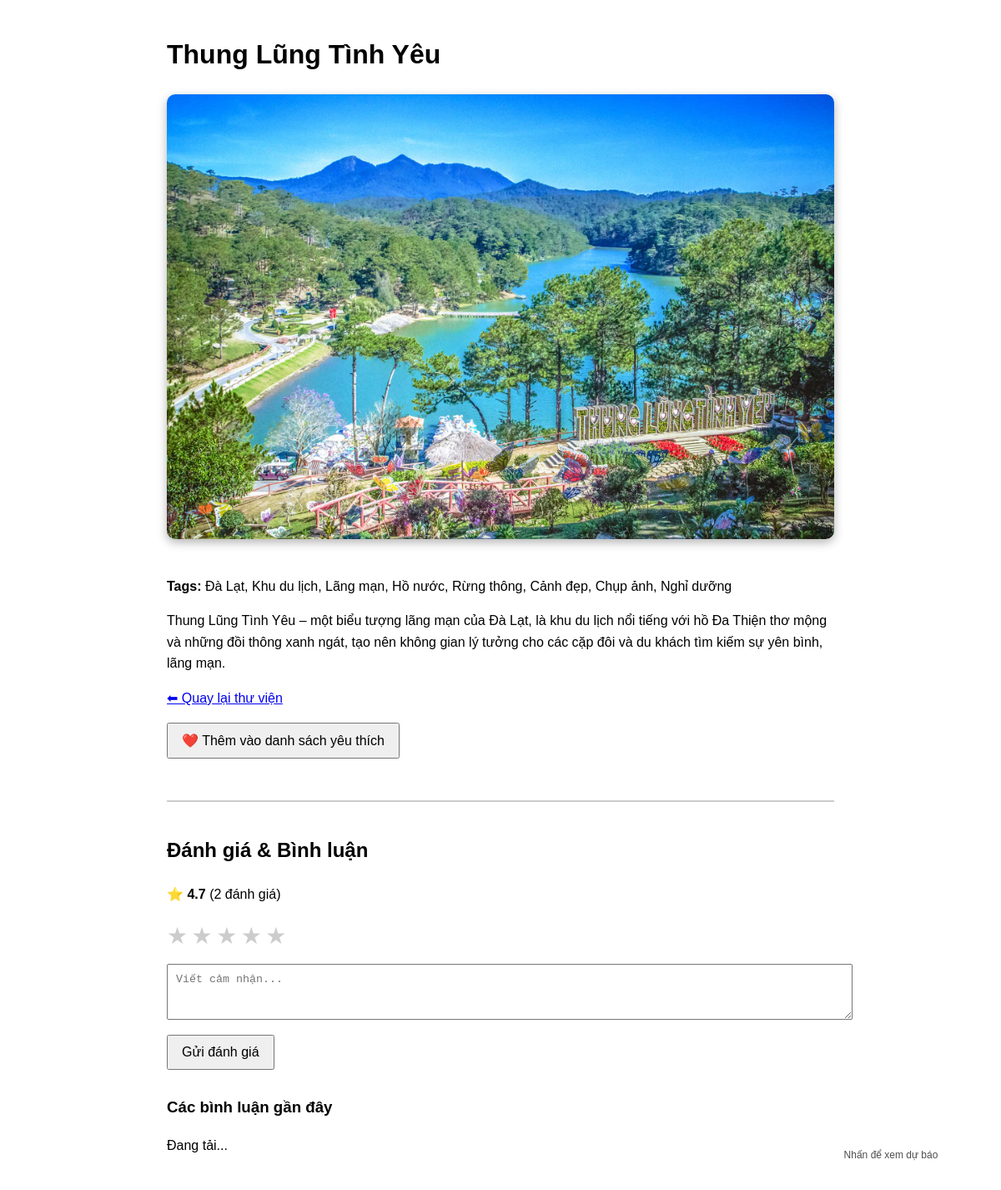
The app's page /image/3 with its own data.
### models.py (models this page shows)
class Image(db.Model):
    __tablename__ = "images"
    id = db.Column(db.Integer, primary_key=True)
    name = db.Column(db.String, nullable=False)
    tags = db.Column(db.String)
    filename = db.Column(db.String)
    description = db.Column(db.Text)
    rating = db.Column(db.Float)
    rating_count = db.Column(db.Integer, default=1) # So luong nguoi danh gia
    address = db.Column(db.String)   # <── thêm dòng này

### app.py (the view)
@app.route("/image/<int:image_id>")
def image_detail(image_id):
    image = db.session.query(Image).filter_by(id=image_id).first()
    if not image:
        return "Ảnh không tồn tại!", 404
    return render_template("detail.html", image=image)

### templates/detail.html (shortened to what this page needs)
<!DOCTYPE html>
<html lang="vi">
<head>
</head>
<body>
  <h1>{{ image.name }}</h1>
  <img src="/static/images/{{ image.filename }}" alt="{{ image.name }}">
  <p><b>Tags:</b> {{ image.tags }}</p>
  <div class="desc">{{ image.description }}</div>
  <p><a href="/">⬅ Quay lại thư viện</a></p>
<button id="addFavoriteBtn"
        style="padding:10px 16px; font-size:16px; cursor:pointer; margin-bottom:20px;">
  ❤️ Thêm vào danh sách yêu thích
</button>
    <div class="feedback-box">
    <h2>Đánh giá & Bình luận</h2>
        <p id="ratingStats">
      ⭐ <b>{{ "%.1f"|format(image.rating or 0) }}</b>
      ({{ image.rating_count or 0 }} đánh giá)
    </p>
        <div class="rating-select" id="ratingSelect">
      <span data-value="1">★</span>
      <span data-value="2">★</span>
      <span data-value="3">★</span>
      <span data-value="4">★</span>
      <span data-value="5">★</span>
    </div>
        <textarea id="comment" placeholder="Viết cảm nhận..."
              rows="3" style="width:100%; margin-top:10px; padding:10px"></textarea>
    <button id="sendBtn"
            style="margin-top:10px; padding:10px 16px; font-size:16px; cursor:pointer;">
      Gửi đánh giá
    </button>
    <h3 style="margin-top:30px">Các bình luận gần đây</h3>
    <div id="feedbackList">Đang tải...</div>
  </div>
  <div id="weatherWidget"
     style="position: fixed; bottom: 20px; right: 20px; width: 200px;
            background: rgba(255,255,255,0.2); backdrop-filter: blur(10px);
            border-radius: 16px; padding: 12px; text-align: center; cursor: pointer; z-index:999;">
    <div style="font-size:12px; opacity:0.7;">Nhấn để xem dự báo</div>
  </div>
</body>
</html>

### templates/detail.html (style rules this page uses)
body { font-family: sans-serif; max-width: 800px; margin: 40px auto; line-height: 1.6; }
img { width: 100%; height: auto; border-radius: 10px; box-shadow: 0 4px 12px rgba(0,0,0,0.3); margin-bottom: 20px; }
.desc { text-align: left; white-space: pre-line; }
.feedback-box { margin-top: 30px; border-top: 2px solid #ccc; padding-top: 20px; }
.rating-select span { font-size: 28px; cursor: pointer; color: #ccc; }

### records on screen
Image: name "Thung Lũng Tình Yêu", filename (picture), tags "Đà Lạt, Khu du lịch, Lãng mạn, Hồ nước, Rừng thông, Cảnh đẹp, Chụp ảnh, Nghỉ dưỡng", description "Thung Lũng Tình Yêu – một biểu tượng lãng mạn của Đà Lạt, là khu du lịch nổi tiếng với hồ Đa Thiện thơ mộng và những đồi thông xanh ngát, tạo nên không gian lý tưởng cho các cặp đôi và du khách tìm kiếm sự yên bình, lãng mạn.", rating "4.7", rating_count "2"
